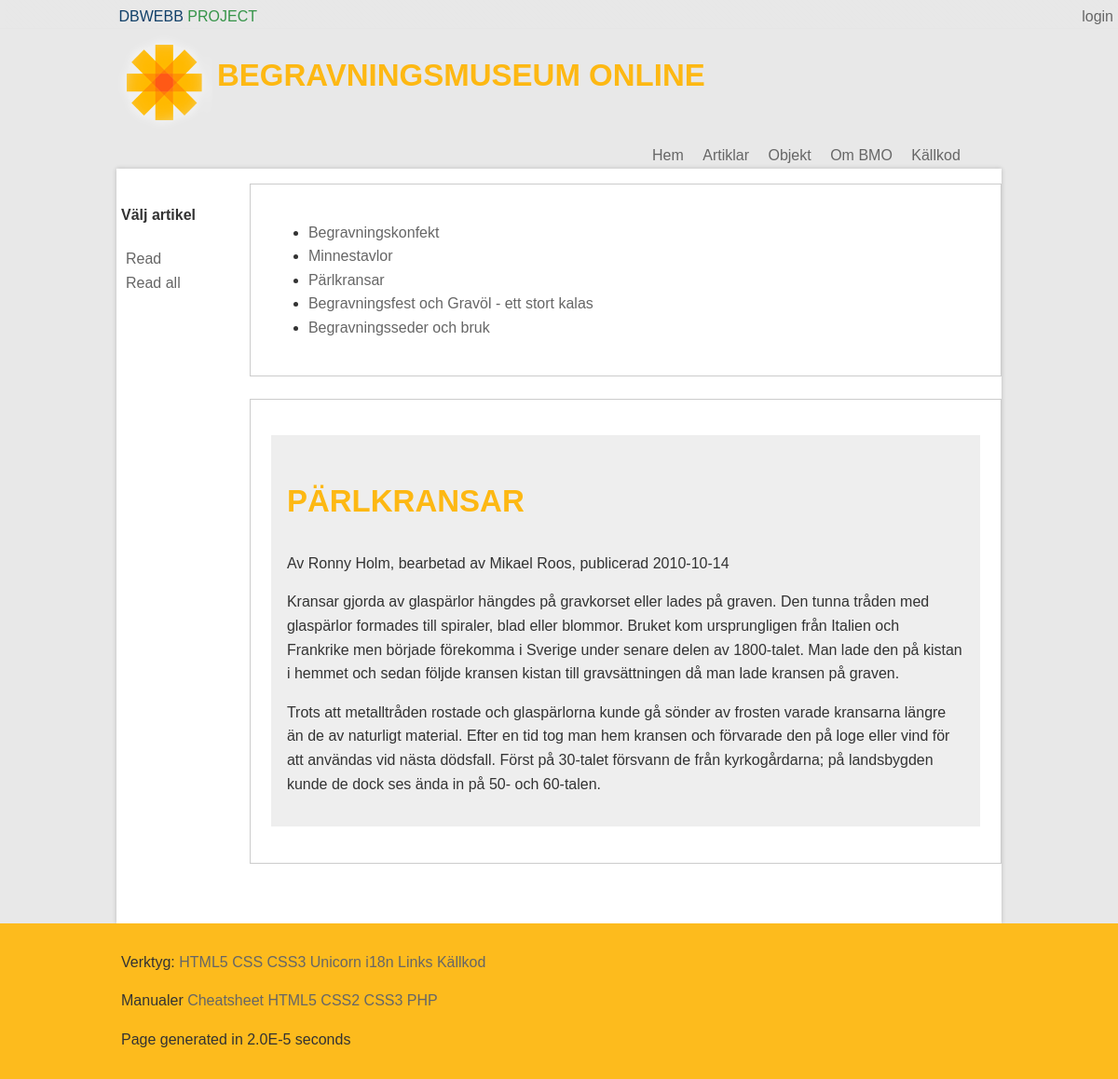
/article.php?p=showArticle&a=Pärlkransar, run on the app's committed database.
### tables this page shows
CREATE TABLE "Article" ("id" INTEGER PRIMARY KEY  AUTOINCREMENT  NOT NULL  UNIQUE , "category" TEXT, "title" TEXT, "content" TEXT, "author" TEXT, "pubdate" DATETIME NOT NULL  DEFAULT CURRENT_DATE);

### incl/article/showArticle.php (the view, shortened to what this page needs)
<?php
$db= new PDO("sqlite:$dbPath");
$db->setAttribute(PDO::ATTR_ERRMODE, PDO::ERRMODE_WARNING);
$stmt = $db->prepare('SELECT * FROM Article WHERE category = "article";');
$stmt->execute();
$res = $stmt->fetchAll(PDO::FETCH_ASSOC);
$current = null;
$a=null;
if(isset($_GET["a"])){
	$a = $_GET["a"];
}
?>
	<fieldset>
		<ul>
		<?php foreach($res as $article): ?>
			<li><a href="<?php echo $currentArticle="?p=showArticle&a=" . $article['title']; ?>"><?php echo $article['title']; ?></a>
		<?php endforeach; ?>
		</ul>
	</fieldset>
	<?php if(isset($a)){
		foreach($res as $article){
			if($a == $article['title']){
				$current = $article;
			}
		}
	}
	?>
	<?php if(isset($current)): ?>
	<fieldset>
		<p>
			<div style="background:#eee; border:1px solid #eee;padding:1em;overflow:auto;">
				<h1><?php echo $current['title']; ?></h1>
				<p class="by-author"><?php echo $current['author'] . ', publicerad ' . $current['pubdate']; ?></p>
				<p><?php echo $current['content']; ?></p>
			</div>
		</p>
	</fieldset>
	<?php endif;?>

### style/FiddeStyle.css (style rules this page uses)
* { font-family:proxima-nova-soft,sans-serif; font-size:16px; color:#333; line-height:1.6em }
html,body { margin:0; padding:0; }
html { background:#e6e6e6; overflow-y:scroll; }
body { background:#E8E8E8; }
h1,h2 { color:#FDB813; }
h1 { text-transform: uppercase; font-size:33px; }
a { color: #666; outline:0; }
a:link { text-decoration: none; }

### style/debug.css (style rules this page uses)
body { background: beige; }

### style/style.css (style rules this page uses)
html { background: #cc6666; }
body { margin: 8px auto; width: 934px; padding: 8px; background: #ffffcc; border: 1px dashed #660033; font-family: Georgia, serif; color: #333333; }
h1 { text-transform: uppercase; border-bottom: 4px double #333333; }

### style/forms.css (style rules this page uses)
fieldset { padding:0 1.4em 1.4em 1.4em; margin: 0 0 1.5em 0; border: 1px solid #ccc; }
fieldset, #IE8#HACK { padding-top:1.4em; }

### data on the page
article: title "Begravningskonfekt"
article: title "Minnestavlor"
article: title "Pärlkransar", title "PÄRLKRANSAR", author "Av Ronny Holm, bearbetad av Mikael Roos", pubdate "2010-10-14", content "Kransar gjorda av glaspärlor hängdes på gravkorset eller lades på graven. Den tunna tråden med glaspärlor formades till spiraler, blad eller blommor. Bruket kom ursprungligen från Italien och Frankrike men började förekomma i Sverige under senare delen av 1800-talet. Man lade den på kistan i hemmet och sedan följde kransen kistan till gravsättningen då man lade kransen på graven. Trots att metalltråden rostade och glaspärlorna kunde gå sönder av frosten varade kransarna längre än de av naturligt material. Efter en tid tog man hem kransen och förvarade den på loge eller vind för att användas vid nästa dödsfall. Först på 30-talet försvann de från kyrkogårdarna; på landsbygden kunde de dock…"
article: title "Begravningsfest och Gravöl - ett stort kalas"
article: title "Begravningsseder och bruk"

### other printed values
$key "login"
